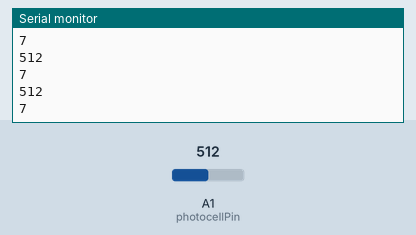
Simulated run of this sketch. Board: Arduino Uno, built with avr-gcc and run on an emulated ATmega328P. Parts: the last lines printed to the serial monitor. The test bench sets the inputs (shaded band); at power-on: A1 (photocellPin) = 512.

Above: at 1.3 s.
1.4 s: A1 (photocellPin) set to 716
At 1.81 s:
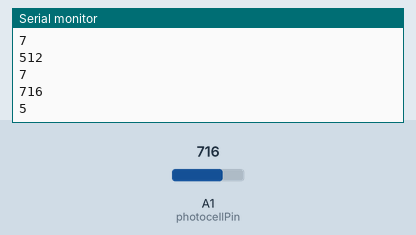
2.9 s: A1 (photocellPin) set to 900
At 3.31 s:
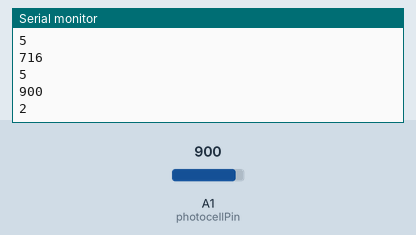
Timing chart, 0 to 5.9 s (numbered marks = the images above; inputs shaded):
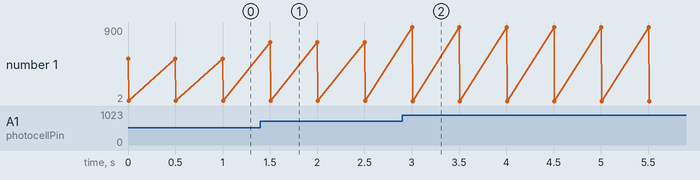

Measured:
- after the input at 1.4 s, the serial monitor: prints a new line after 0.10 s (image 1)
- after the input at 2.9 s, the serial monitor: prints a new line after 0.10 s (image 2)
- plotted number 1: 7 → 5 after the input at 1.4 s, 5 → 2 after the input at 2.9 s

The sketch:

photocell_control_brightness_test.ino
```cpp
int photocellPin = 1;
int photocellReading;
int brightness;//1-15
void setup() {
  // put your setup code here, to run once:
  Serial.begin(9600);
}

void loop() {
  // put your main code here, to run repeatedly:
  photocellReading = analogRead(photocellPin);
  Serial.println(photocellReading);
  brightness = map(photocellReading,1023,0,1,15);
  Serial.println(brightness);
  delay(500);

}
```
